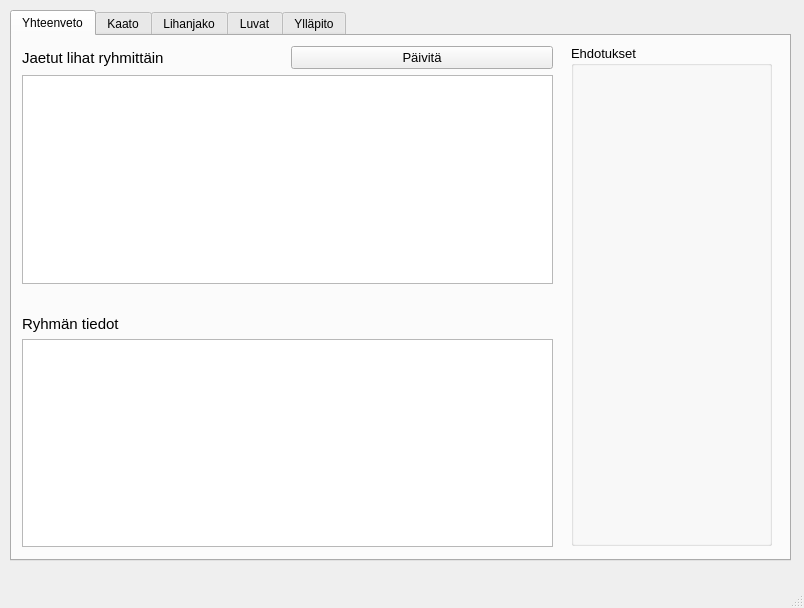
<?xml version="1.0" encoding="UTF-8"?>
<ui version="4.0">
 <class>MainWindow</class>
 <widget class="QMainWindow" name="MainWindow">
  <property name="geometry">
   <rect>
    <x>0</x>
    <y>0</y>
    <width>804</width>
    <height>608</height>
   </rect>
  </property>
  <property name="windowTitle">
   <string>MainWindow</string>
  </property>
  <widget class="QWidget" name="centralwidget">
   <widget class="QTabWidget" name="tabWidget">
    <property name="geometry">
     <rect>
      <x>10</x>
      <y>10</y>
      <width>781</width>
      <height>551</height>
     </rect>
    </property>
    <property name="locale">
     <locale language="Finnish" country="Finland"/>
    </property>
    <property name="currentIndex">
     <number>0</number>
    </property>
    <widget class="QWidget" name="summaryPage">
     <attribute name="title">
      <string>Yhteenveto</string>
     </attribute>
     <widget class="QWidget" name="layoutWidget">
      <property name="geometry">
       <rect>
        <x>10</x>
        <y>10</y>
        <width>531</width>
        <height>501</height>
       </rect>
      </property>
      <layout class="QVBoxLayout" name="verticalLayout">
       <item>
        <layout class="QHBoxLayout" name="horizontalLayout">
         <item>
          <widget class="QLabel" name="sharedMeatLabel">
           <property name="font">
            <font>
             <pointsize>11</pointsize>
            </font>
           </property>
           <property name="text">
            <string>Jaetut lihat ryhmittäin</string>
           </property>
          </widget>
         </item>
         <item>
          <widget class="QPushButton" name="summaryRefreshPushButton">
           <property name="font">
            <font>
             <pointsize>10</pointsize>
            </font>
           </property>
           <property name="text">
            <string>Päivitä</string>
           </property>
          </widget>
         </item>
        </layout>
       </item>
       <item>
        <widget class="QTableWidget" name="meatSharedTableWidget">
         <property name="styleSheet">
          <string notr="true"/>
         </property>
        </widget>
       </item>
       <item>
        <spacer name="horizontalSpacer">
         <property name="orientation">
          <enum>Qt::Horizontal</enum>
         </property>
         <property name="sizeHint" stdset="0">
          <size>
           <width>40</width>
           <height>25</height>
          </size>
         </property>
        </spacer>
       </item>
       <item>
        <widget class="QLabel" name="groupSummaryLabel">
         <property name="font">
          <font>
           <pointsize>11</pointsize>
          </font>
         </property>
         <property name="text">
          <string>Ryhmän tiedot</string>
         </property>
        </widget>
       </item>
       <item>
        <widget class="QTableWidget" name="groupSummaryTableWidget"/>
       </item>
      </layout>
     </widget>
     <widget class="QGroupBox" name="summarySuggestGroupBox">
      <property name="geometry">
       <rect>
        <x>559</x>
        <y>9</y>
        <width>201</width>
        <height>501</height>
       </rect>
      </property>
      <property name="font">
       <font>
        <pointsize>10</pointsize>
       </font>
      </property>
      <property name="title">
       <string>Ehdotukset</string>
      </property>
     </widget>
    </widget>
    <widget class="QWidget" name="killPage">
     <attribute name="title">
      <string>Kaato</string>
     </attribute>
     <widget class="QPushButton" name="saveShotPushButton">
      <property name="geometry">
       <rect>
        <x>690</x>
        <y>250</y>
        <width>81</width>
        <height>91</height>
       </rect>
      </property>
      <property name="font">
       <font>
        <pointsize>10</pointsize>
       </font>
      </property>
      <property name="text">
       <string>Tallenna</string>
      </property>
     </widget>
     <widget class="QWidget" name="layoutWidget">
      <property name="geometry">
       <rect>
        <x>10</x>
        <y>110</y>
        <width>759</width>
        <height>51</height>
       </rect>
      </property>
      <layout class="QVBoxLayout" name="verticalLayout_4">
       <item>
        <layout class="QHBoxLayout" name="horizontalLayout_4">
         <item>
          <widget class="QLabel" name="animalLabel">
           <property name="font">
            <font>
             <pointsize>11</pointsize>
            </font>
           </property>
           <property name="text">
            <string>Eläin</string>
           </property>
          </widget>
         </item>
         <item>
          <widget class="QLabel" name="ageGroupLabel">
           <property name="font">
            <font>
             <pointsize>11</pointsize>
            </font>
           </property>
           <property name="text">
            <string>Ikäryhmä</string>
           </property>
          </widget>
         </item>
         <item>
          <widget class="QLabel" name="genderLabel">
           <property name="font">
            <font>
             <pointsize>11</pointsize>
            </font>
           </property>
           <property name="text">
            <string>Sukupuoli</string>
           </property>
          </widget>
         </item>
        </layout>
       </item>
       <item>
        <layout class="QHBoxLayout" name="horizontalLayout_5">
         <item>
          <widget class="QComboBox" name="animalComboBox">
           <property name="font">
            <font>
             <pointsize>9</pointsize>
            </font>
           </property>
          </widget>
         </item>
         <item>
          <widget class="QComboBox" name="ageGroupComboBox">
           <property name="font">
            <font>
             <pointsize>9</pointsize>
            </font>
           </property>
          </widget>
         </item>
         <item>
          <widget class="QComboBox" name="genderComboBox">
           <property name="font">
            <font>
             <pointsize>9</pointsize>
            </font>
           </property>
          </widget>
         </item>
        </layout>
       </item>
      </layout>
     </widget>
     <widget class="QTableWidget" name="killsKillsTableWidget">
      <property name="geometry">
       <rect>
        <x>10</x>
        <y>370</y>
        <width>751</width>
        <height>151</height>
       </rect>
      </property>
     </widget>
     <widget class="QLabel" name="label">
      <property name="geometry">
       <rect>
        <x>10</x>
        <y>350</y>
        <width>241</width>
        <height>21</height>
       </rect>
      </property>
      <property name="font">
       <font>
        <pointsize>11</pointsize>
       </font>
      </property>
      <property name="text">
       <string>Kaadot</string>
      </property>
     </widget>
     <widget class="QWidget" name="layoutWidget">
      <property name="geometry">
       <rect>
        <x>10</x>
        <y>5</y>
        <width>761</width>
        <height>101</height>
       </rect>
      </property>
      <layout class="QVBoxLayout" name="verticalLayout_8">
       <item>
        <layout class="QGridLayout" name="gridLayout_2">
         <item row="0" column="0">
          <widget class="QLabel" name="shotByLabel">
           <property name="font">
            <font>
             <pointsize>11</pointsize>
            </font>
           </property>
           <property name="text">
            <string>Kaataja</string>
           </property>
          </widget>
         </item>
         <item row="0" column="1">
          <widget class="QLabel" name="shotDateLabel">
           <property name="font">
            <font>
             <pointsize>11</pointsize>
            </font>
           </property>
           <property name="text">
            <string>Kaatopäivä</string>
           </property>
          </widget>
         </item>
         <item row="1" column="0">
          <widget class="QComboBox" name="shotByComboBox">
           <property name="font">
            <font>
             <pointsize>9</pointsize>
            </font>
           </property>
          </widget>
         </item>
         <item row="1" column="1">
          <widget class="QDateEdit" name="shotDateEdit">
           <property name="font">
            <font>
             <pointsize>9</pointsize>
            </font>
           </property>
           <property name="locale">
            <locale language="Finnish" country="Finland"/>
           </property>
           <property name="currentSection">
            <enum>QDateTimeEdit::DaySection</enum>
           </property>
           <property name="displayFormat">
            <string>dd.MM.yyyy</string>
           </property>
           <property name="calendarPopup">
            <bool>true</bool>
           </property>
           <property name="date">
            <date>
             <year>2022</year>
             <month>11</month>
             <day>15</day>
            </date>
           </property>
          </widget>
         </item>
        </layout>
       </item>
       <item>
        <layout class="QVBoxLayout" name="verticalLayout_7">
         <item>
          <widget class="QLabel" name="locationLabel">
           <property name="font">
            <font>
             <pointsize>11</pointsize>
            </font>
           </property>
           <property name="text">
            <string>Paikka</string>
           </property>
          </widget>
         </item>
         <item>
          <widget class="QLineEdit" name="locationLineEdit">
           <property name="font">
            <font>
             <pointsize>9</pointsize>
            </font>
           </property>
           <property name="toolTip">
            <string>Karttaan merkitty paikan nimi</string>
           </property>
          </widget>
         </item>
        </layout>
       </item>
      </layout>
     </widget>
     <widget class="QWidget" name="layoutWidget">
      <property name="geometry">
       <rect>
        <x>10</x>
        <y>250</y>
        <width>671</width>
        <height>97</height>
       </rect>
      </property>
      <layout class="QVBoxLayout" name="verticalLayout_9">
       <item>
        <widget class="QLabel" name="additionalInfoLabel">
         <property name="font">
          <font>
           <pointsize>11</pointsize>
          </font>
         </property>
         <property name="text">
          <string>Lisätietoja</string>
         </property>
        </widget>
       </item>
       <item>
        <widget class="QPlainTextEdit" name="additionalInfoTextEdit">
         <property name="font">
          <font>
           <pointsize>9</pointsize>
          </font>
         </property>
         <property name="toolTip">
          <string>Tähän vieraan kaatajan nimi tai havaintoja eläimestä</string>
         </property>
        </widget>
       </item>
      </layout>
     </widget>
     <widget class="QWidget" name="layoutWidget">
      <property name="geometry">
       <rect>
        <x>380</x>
        <y>170</y>
        <width>381</width>
        <height>46</height>
       </rect>
      </property>
      <layout class="QVBoxLayout" name="verticalLayout_21">
       <item>
        <widget class="QLabel" name="usageLabel">
         <property name="font">
          <font>
           <pointsize>11</pointsize>
          </font>
         </property>
         <property name="text">
          <string>Käyttö</string>
         </property>
        </widget>
       </item>
       <item>
        <widget class="QComboBox" name="usageComboBox">
         <property name="font">
          <font>
           <pointsize>9</pointsize>
          </font>
         </property>
        </widget>
       </item>
      </layout>
     </widget>
     <widget class="QWidget" name="layoutWidget">
      <property name="geometry">
       <rect>
        <x>10</x>
        <y>170</y>
        <width>361</width>
        <height>46</height>
       </rect>
      </property>
      <layout class="QVBoxLayout" name="verticalLayout_11">
       <item>
        <widget class="QLabel" name="weightLabel">
         <property name="font">
          <font>
           <pointsize>11</pointsize>
          </font>
         </property>
         <property name="text">
          <string>Paino</string>
         </property>
        </widget>
       </item>
       <item>
        <widget class="QLineEdit" name="weightLineEdit">
         <property name="font">
          <font>
           <pointsize>9</pointsize>
          </font>
         </property>
        </widget>
       </item>
      </layout>
     </widget>
    </widget>
    <widget class="QWidget" name="sharePage">
     <attribute name="title">
      <string>Lihanjako</string>
     </attribute>
     <widget class="QPushButton" name="shareSavePushButton">
      <property name="geometry">
       <rect>
        <x>680</x>
        <y>232</y>
        <width>81</width>
        <height>41</height>
       </rect>
      </property>
      <property name="text">
       <string>Tallenna</string>
      </property>
     </widget>
     <widget class="QGroupBox" name="shareSuggestGroupBox">
      <property name="geometry">
       <rect>
        <x>10</x>
        <y>290</y>
        <width>751</width>
        <height>221</height>
       </rect>
      </property>
      <property name="title">
       <string>Jakoehdotukset</string>
      </property>
     </widget>
     <widget class="QWidget" name="layoutWidget">
      <property name="geometry">
       <rect>
        <x>10</x>
        <y>10</y>
        <width>751</width>
        <height>213</height>
       </rect>
      </property>
      <layout class="QVBoxLayout" name="verticalLayout_2">
       <item>
        <widget class="QLabel" name="shareKillsLabel">
         <property name="text">
          <string>Kaadot</string>
         </property>
        </widget>
       </item>
       <item>
        <widget class="QTableWidget" name="shareKillsTableWidget">
         <property name="toolTip">
          <string>Valitse kaato, jonka lihoja jaetaan</string>
         </property>
        </widget>
       </item>
      </layout>
     </widget>
     <widget class="QWidget" name="layoutWidget">
      <property name="geometry">
       <rect>
        <x>10</x>
        <y>230</y>
        <width>101</width>
        <height>41</height>
       </rect>
      </property>
      <layout class="QVBoxLayout" name="verticalLayout_17">
       <item>
        <widget class="QLabel" name="label_2">
         <property name="text">
          <string>Jakopäivä</string>
         </property>
        </widget>
       </item>
       <item>
        <widget class="QDateEdit" name="shareDateEdit">
         <property name="locale">
          <locale language="Finnish" country="Finland"/>
         </property>
         <property name="currentSection">
          <enum>QDateTimeEdit::DaySection</enum>
         </property>
         <property name="displayFormat">
          <string>dd.MM.yyyy</string>
         </property>
         <property name="calendarPopup">
          <bool>true</bool>
         </property>
         <property name="date">
          <date>
           <year>2022</year>
           <month>11</month>
           <day>15</day>
          </date>
         </property>
        </widget>
       </item>
      </layout>
     </widget>
     <widget class="QWidget" name="layoutWidget">
      <property name="geometry">
       <rect>
        <x>120</x>
        <y>230</y>
        <width>171</width>
        <height>41</height>
       </rect>
      </property>
      <layout class="QVBoxLayout" name="verticalLayout_18">
       <item>
        <widget class="QLabel" name="label_3">
         <property name="text">
          <string>Ruhon osa</string>
         </property>
        </widget>
       </item>
       <item>
        <widget class="QComboBox" name="portionComboBox"/>
       </item>
      </layout>
     </widget>
     <widget class="QWidget" name="layoutWidget">
      <property name="geometry">
       <rect>
        <x>300</x>
        <y>230</y>
        <width>161</width>
        <height>41</height>
       </rect>
      </property>
      <layout class="QVBoxLayout" name="verticalLayout_19">
       <item>
        <widget class="QLabel" name="label_4">
         <property name="text">
          <string>Määrä (kg)</string>
         </property>
        </widget>
       </item>
       <item>
        <widget class="QLineEdit" name="amountLineEdit"/>
       </item>
      </layout>
     </widget>
     <widget class="QWidget" name="layoutWidget">
      <property name="geometry">
       <rect>
        <x>470</x>
        <y>230</y>
        <width>201</width>
        <height>41</height>
       </rect>
      </property>
      <layout class="QVBoxLayout" name="verticalLayout_20">
       <item>
        <widget class="QLabel" name="label_5">
         <property name="text">
          <string>Jakoryhmä</string>
         </property>
        </widget>
       </item>
       <item>
        <widget class="QComboBox" name="groupComboBox"/>
       </item>
      </layout>
     </widget>
    </widget>
    <widget class="QWidget" name="licensePage">
     <attribute name="title">
      <string>Luvat</string>
     </attribute>
     <widget class="QPushButton" name="licenseSavePushButton">
      <property name="geometry">
       <rect>
        <x>634</x>
        <y>70</y>
        <width>131</width>
        <height>31</height>
       </rect>
      </property>
      <property name="font">
       <font>
        <pointsize>10</pointsize>
       </font>
      </property>
      <property name="text">
       <string>Tallenna</string>
      </property>
     </widget>
     <widget class="QTableWidget" name="licenseSummaryTableWidget">
      <property name="geometry">
       <rect>
        <x>5</x>
        <y>110</y>
        <width>761</width>
        <height>401</height>
       </rect>
      </property>
     </widget>
     <widget class="QLabel" name="permitYearLabel_2">
      <property name="geometry">
       <rect>
        <x>20</x>
        <y>90</y>
        <width>111</width>
        <height>20</height>
       </rect>
      </property>
      <property name="font">
       <font>
        <pointsize>11</pointsize>
       </font>
      </property>
      <property name="text">
       <string>Myönnetyt luvat</string>
      </property>
     </widget>
     <widget class="QWidget" name="layoutWidget">
      <property name="geometry">
       <rect>
        <x>10</x>
        <y>10</y>
        <width>151</width>
        <height>46</height>
       </rect>
      </property>
      <layout class="QVBoxLayout" name="verticalLayout_12">
       <item>
        <widget class="QLabel" name="permitYearLabel">
         <property name="font">
          <font>
           <pointsize>11</pointsize>
          </font>
         </property>
         <property name="text">
          <string>Lupavuosi</string>
         </property>
        </widget>
       </item>
       <item>
        <widget class="QLineEdit" name="licenseYearLineEdit">
         <property name="font">
          <font>
           <pointsize>9</pointsize>
          </font>
         </property>
        </widget>
       </item>
      </layout>
     </widget>
     <widget class="QWidget" name="layoutWidget">
      <property name="geometry">
       <rect>
        <x>170</x>
        <y>10</y>
        <width>161</width>
        <height>47</height>
       </rect>
      </property>
      <layout class="QVBoxLayout" name="verticalLayout_13">
       <item>
        <widget class="QLabel" name="label_6">
         <property name="font">
          <font>
           <pointsize>11</pointsize>
          </font>
         </property>
         <property name="text">
          <string>Eläin</string>
         </property>
        </widget>
       </item>
       <item>
        <widget class="QComboBox" name="licenseAnimalComboBox">
         <property name="font">
          <font>
           <pointsize>9</pointsize>
          </font>
         </property>
        </widget>
       </item>
      </layout>
     </widget>
     <widget class="QWidget" name="layoutWidget">
      <property name="geometry">
       <rect>
        <x>340</x>
        <y>10</y>
        <width>141</width>
        <height>46</height>
       </rect>
      </property>
      <layout class="QVBoxLayout" name="verticalLayout_14">
       <item>
        <widget class="QLabel" name="label_7">
         <property name="font">
          <font>
           <pointsize>11</pointsize>
          </font>
         </property>
         <property name="text">
          <string>Ikäryhmä</string>
         </property>
        </widget>
       </item>
       <item>
        <widget class="QComboBox" name="licenseAgeGroupComboBox">
         <property name="font">
          <font>
           <pointsize>9</pointsize>
          </font>
         </property>
        </widget>
       </item>
      </layout>
     </widget>
     <widget class="QWidget" name="layoutWidget">
      <property name="geometry">
       <rect>
        <x>490</x>
        <y>10</y>
        <width>131</width>
        <height>46</height>
       </rect>
      </property>
      <layout class="QVBoxLayout" name="verticalLayout_15">
       <item>
        <widget class="QLabel" name="label_8">
         <property name="font">
          <font>
           <pointsize>11</pointsize>
          </font>
         </property>
         <property name="text">
          <string>Sukupuoli</string>
         </property>
        </widget>
       </item>
       <item>
        <widget class="QComboBox" name="licenseGenderComboBox">
         <property name="font">
          <font>
           <pointsize>9</pointsize>
          </font>
         </property>
        </widget>
       </item>
      </layout>
     </widget>
     <widget class="QWidget" name="layoutWidget">
      <property name="geometry">
       <rect>
        <x>630</x>
        <y>10</y>
        <width>135</width>
        <height>47</height>
       </rect>
      </property>
      <layout class="QVBoxLayout" name="verticalLayout_16">
       <item>
        <widget class="QLabel" name="label_9">
         <property name="font">
          <font>
           <pointsize>11</pointsize>
          </font>
         </property>
         <property name="text">
          <string>Määrä</string>
         </property>
        </widget>
       </item>
       <item>
        <widget class="QLineEdit" name="licenseAmountLineEdit">
         <property name="font">
          <font>
           <pointsize>9</pointsize>
          </font>
         </property>
        </widget>
       </item>
      </layout>
     </widget>
    </widget>
    <widget class="QWidget" name="maintenancePage">
     <attribute name="title">
      <string>Ylläpito</string>
     </attribute>
     <widget class="QWidget" name="layoutWidget">
      <property name="geometry">
       <rect>
        <x>10</x>
        <y>10</y>
        <width>751</width>
        <height>501</height>
       </rect>
      </property>
      <layout class="QGridLayout" name="gridLayout">
       <item row="0" column="0">
        <widget class="QGroupBox" name="groupBox_4">
         <property name="title">
          <string>Jäsen</string>
         </property>
        </widget>
       </item>
       <item row="0" column="1">
        <widget class="QGroupBox" name="groupBox">
         <property name="title">
          <string>Seura</string>
         </property>
        </widget>
       </item>
       <item row="1" column="0">
        <widget class="QGroupBox" name="groupBox_3">
         <property name="title">
          <string>Jakoryhmä</string>
         </property>
        </widget>
       </item>
       <item row="1" column="1">
        <widget class="QGroupBox" name="groupBox_2">
         <property name="title">
          <string>Seurue</string>
         </property>
        </widget>
       </item>
      </layout>
     </widget>
    </widget>
   </widget>
  </widget>
  <widget class="QMenuBar" name="menubar">
   <property name="geometry">
    <rect>
     <x>0</x>
     <y>0</y>
     <width>804</width>
     <height>21</height>
    </rect>
   </property>
  </widget>
  <widget class="QStatusBar" name="statusbar"/>
 </widget>
 <tabstops>
  <tabstop>tabWidget</tabstop>
  <tabstop>summaryRefreshPushButton</tabstop>
  <tabstop>meatSharedTableWidget</tabstop>
  <tabstop>groupSummaryTableWidget</tabstop>
  <tabstop>shotByComboBox</tabstop>
  <tabstop>shotDateEdit</tabstop>
  <tabstop>locationLineEdit</tabstop>
  <tabstop>animalComboBox</tabstop>
  <tabstop>ageGroupComboBox</tabstop>
  <tabstop>genderComboBox</tabstop>
  <tabstop>weightLineEdit</tabstop>
  <tabstop>usageComboBox</tabstop>
  <tabstop>additionalInfoTextEdit</tabstop>
  <tabstop>saveShotPushButton</tabstop>
  <tabstop>killsKillsTableWidget</tabstop>
  <tabstop>shareKillsTableWidget</tabstop>
  <tabstop>shareDateEdit</tabstop>
  <tabstop>portionComboBox</tabstop>
  <tabstop>amountLineEdit</tabstop>
  <tabstop>groupComboBox</tabstop>
  <tabstop>shareSavePushButton</tabstop>
  <tabstop>licenseYearLineEdit</tabstop>
  <tabstop>licenseAnimalComboBox</tabstop>
  <tabstop>licenseAgeGroupComboBox</tabstop>
  <tabstop>licenseGenderComboBox</tabstop>
  <tabstop>licenseAmountLineEdit</tabstop>
  <tabstop>licenseSavePushButton</tabstop>
  <tabstop>licenseSummaryTableWidget</tabstop>
 </tabstops>
 <resources/>
 <connections/>
</ui>
